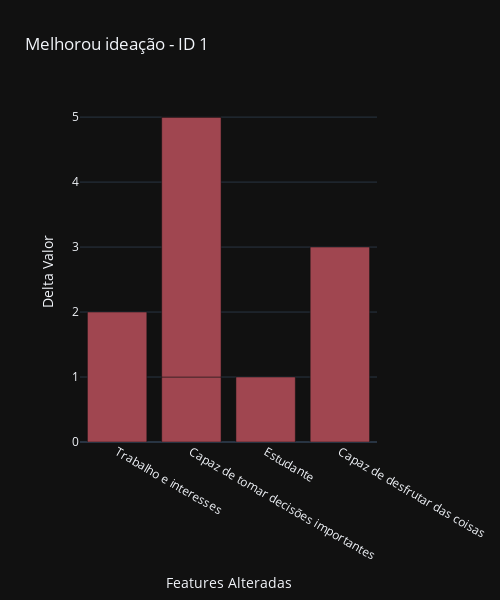

Notebook cell for this chart:
### Code cell
import pandas as pd
import plotly.graph_objs as go
from plotly.offline import iplot

# Suponha que df_dif_target_diminuiu seja o DataFrame filtrado com diminuição no suicídio
# Filtrar os dados para o ID específico (3573)
df_1['dif_target'] = df_1.Suicidio_new-df_1.Suicidio
df_dif_target_diminuiu = df_1.loc[(df_1.dif_target < 0)]
import pandas as pd
import plotly.graph_objs as go
from plotly.offline import iplot

# Suponha que df_dif_target_diminuiu seja o DataFrame filtrado com diminuição no suicídio
# Filtrar os dados para o ID específico (3573)
df_id_d = df_dif_target_diminuiu.loc[df_dif_target_diminuiu['Id'] == 1]

# Selecionar as colunas necessárias
df_id_d['Valor_dif'] = abs(df_id_d['Valor_new']-df_id_d['Valor'])
df_id_d = df_id_d[['Valor_dif', 'Feature']]

# Atualizar o valor máximo
df_id_d['Valor_dif'] = df_id_d['Valor_dif']

# Criar as barras para o gráfico
# Azul (piorou ideação suicida)

# Rosa (melhorou ideação suicida)
melhorou = go.Bar(
    x=df_id_d['Feature'],
    y=df_id_d['Valor_dif'],
    name="Melhorou",
    marker=dict(color='rgb(160, 70, 80)')  # Rosa
)

# Configurar o layout
layout = go.Layout(
    width=500,
    height=600,
    title="Melhorou ideação - ID 1",
    xaxis=dict(title="Features Alteradas"),
    yaxis=dict(title="Delta Valor"),
    barmode='stack',  # Empilhar as barras
    autosize=False
)

# Preparar os dados
data = [melhorou]

# Criar o gráfico
fig1 = go.Figure(data=data, layout=layout)

# Exibir o gráfico
iplot(fig1, filename="size-margins")

### Figure 1 — Plotly figure (JSON) as saved in the notebook; plotly's stock layout.template omitted (floating-point values rounded to 4 significant figures)
{"data": [{"marker": {"color": "rgb(160, 70, 80)"}, "name": "Melhorou", "x": ["Trabalho e interesses", "Capaz de tomar decisões importantes", "Estudante", "Capaz de tomar decisões importantes", "Capaz de tomar decisões importantes", "Capaz de desfrutar das coisas"], "y": [2.0, 1.0, 1.0, 4.0, 0.0, 3.0], "type": "bar"}], "layout": {"autosize": false, "barmode": "stack", "height": 600, "title": {"text": "Melhorou ideação - ID 1"}, "width": 500, "xaxis": {"title": {"text": "Features Alteradas"}}, "yaxis": {"title": {"text": "Delta Valor"}}}}
